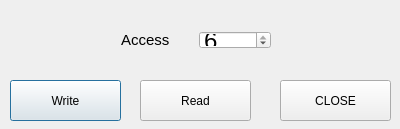
<?xml version="1.0" encoding="UTF-8"?>
<ui version="4.0">
 <class>rampoven_board_SecruityClass</class>
 <widget class="QDialog" name="rampoven_board_SecruityClass">
  <property name="geometry">
   <rect>
    <x>0</x>
    <y>0</y>
    <width>400</width>
    <height>129</height>
   </rect>
  </property>
  <property name="windowTitle">
   <string>rampoven_board_Secruity</string>
  </property>
  <widget class="QWidget" name="layoutWidget_2">
   <property name="geometry">
    <rect>
     <x>110</x>
     <y>20</y>
     <width>172</width>
     <height>40</height>
    </rect>
   </property>
   <layout class="QHBoxLayout" name="horizontalLayout_11">
    <item>
     <widget class="QLabel" name="ro_AccessLevel_label">
      <property name="text">
       <string>&lt;!DOCTYPE HTML PUBLIC &quot;-//W3C//DTD HTML 4.0//EN&quot; &quot;http://www.w3.org/TR/REC-html40/strict.dtd&quot;&gt;
&lt;html&gt;&lt;head&gt;&lt;meta name=&quot;qrichtext&quot; content=&quot;1&quot; /&gt;&lt;style type=&quot;text/css&quot;&gt;
p, li { white-space: pre-wrap; }
&lt;/style&gt;&lt;/head&gt;&lt;body style=&quot; font-family:'Ubuntu'; font-size:11pt; font-weight:400; font-style:normal;&quot;&gt;
&lt;table border=&quot;0&quot; style=&quot;-qt-table-type: root; margin-top:4px; margin-bottom:4px; margin-left:4px; margin-right:4px;&quot;&gt;
&lt;tr&gt;
&lt;td style=&quot;border: none;&quot;&gt;
&lt;p style=&quot; margin-top:0px; margin-bottom:0px; margin-left:0px; margin-right:0px; -qt-block-indent:0; text-indent:0px;&quot;&gt;&lt;span style=&quot; font-family:'MS Shell Dlg 2';&quot;&gt;Access&lt;/span&gt;&lt;/p&gt;
&lt;p style=&quot; margin-top:0px; margin-bottom:0px; margin-left:0px; margin-right:0px; -qt-block-indent:0; text-indent:0px;&quot;&gt;&lt;span style=&quot; font-family:'MS Shell Dlg 2';&quot;&gt;Level&lt;/span&gt;&lt;/p&gt;&lt;/td&gt;&lt;/tr&gt;&lt;/table&gt;&lt;/body&gt;&lt;/html&gt;</string>
      </property>
     </widget>
    </item>
    <item>
     <widget class="QDoubleSpinBox" name="ro_AccessLevel_SpinBox">
      <property name="font">
       <font>
        <pointsize>18</pointsize>
       </font>
      </property>
      <property name="decimals">
       <number>0</number>
      </property>
      <property name="minimum">
       <double>1.000000000000000</double>
      </property>
      <property name="maximum">
       <double>6.000000000000000</double>
      </property>
      <property name="value">
       <double>6.000000000000000</double>
      </property>
     </widget>
    </item>
   </layout>
  </widget>
  <widget class="QPushButton" name="writeDataButton">
   <property name="geometry">
    <rect>
     <x>10</x>
     <y>80</y>
     <width>111</width>
     <height>41</height>
    </rect>
   </property>
   <property name="minimumSize">
    <size>
     <width>111</width>
     <height>41</height>
    </size>
   </property>
   <property name="maximumSize">
    <size>
     <width>111</width>
     <height>41</height>
    </size>
   </property>
   <property name="text">
    <string>Write</string>
   </property>
  </widget>
  <widget class="QPushButton" name="ReadDataButton">
   <property name="geometry">
    <rect>
     <x>140</x>
     <y>80</y>
     <width>111</width>
     <height>41</height>
    </rect>
   </property>
   <property name="minimumSize">
    <size>
     <width>111</width>
     <height>41</height>
    </size>
   </property>
   <property name="maximumSize">
    <size>
     <width>111</width>
     <height>41</height>
    </size>
   </property>
   <property name="text">
    <string>Read</string>
   </property>
  </widget>
  <widget class="QPushButton" name="closeButton">
   <property name="geometry">
    <rect>
     <x>280</x>
     <y>80</y>
     <width>111</width>
     <height>41</height>
    </rect>
   </property>
   <property name="minimumSize">
    <size>
     <width>111</width>
     <height>41</height>
    </size>
   </property>
   <property name="maximumSize">
    <size>
     <width>111</width>
     <height>41</height>
    </size>
   </property>
   <property name="text">
    <string>CLOSE</string>
   </property>
  </widget>
 </widget>
 <layoutdefault spacing="6" margin="11"/>
 <resources/>
 <connections>
  <connection>
   <sender>closeButton</sender>
   <signal>clicked()</signal>
   <receiver>rampoven_board_SecruityClass</receiver>
   <slot>close()</slot>
   <hints>
    <hint type="sourcelabel">
     <x>352</x>
     <y>85</y>
    </hint>
    <hint type="destinationlabel">
     <x>356</x>
     <y>68</y>
    </hint>
   </hints>
  </connection>
  <connection>
   <sender>writeDataButton</sender>
   <signal>clicked()</signal>
   <receiver>rampoven_board_SecruityClass</receiver>
   <slot>WriteDataButton()</slot>
   <hints>
    <hint type="sourcelabel">
     <x>26</x>
     <y>88</y>
    </hint>
    <hint type="destinationlabel">
     <x>40</x>
     <y>51</y>
    </hint>
   </hints>
  </connection>
  <connection>
   <sender>ReadDataButton</sender>
   <signal>clicked()</signal>
   <receiver>rampoven_board_SecruityClass</receiver>
   <slot>ReadDataButton()</slot>
   <hints>
    <hint type="sourcelabel">
     <x>231</x>
     <y>87</y>
    </hint>
    <hint type="destinationlabel">
     <x>244</x>
     <y>69</y>
    </hint>
   </hints>
  </connection>
 </connections>
 <slots>
  <slot>WriteDataButton()</slot>
  <slot>ReadDataButton()</slot>
 </slots>
</ui>
